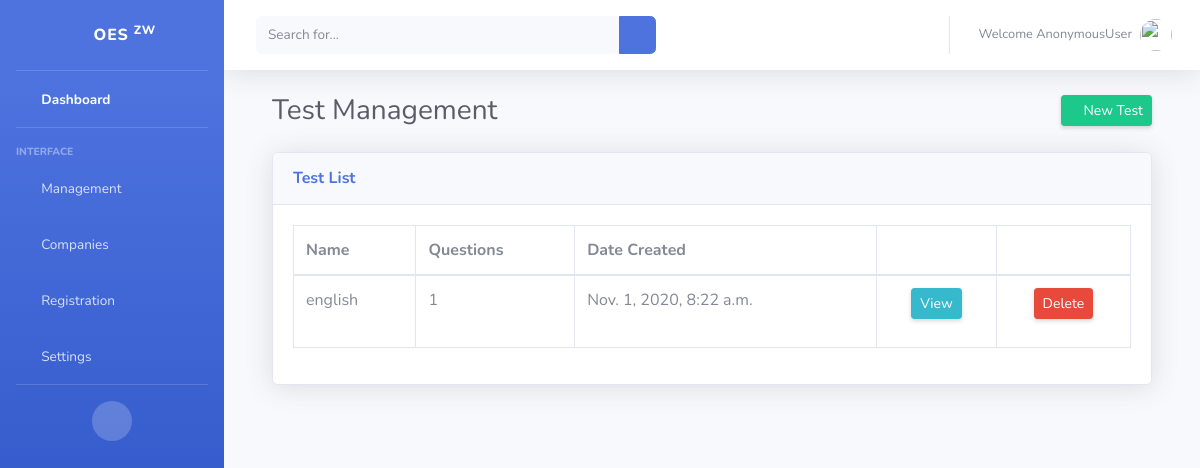
The app's page /exams/, older data.
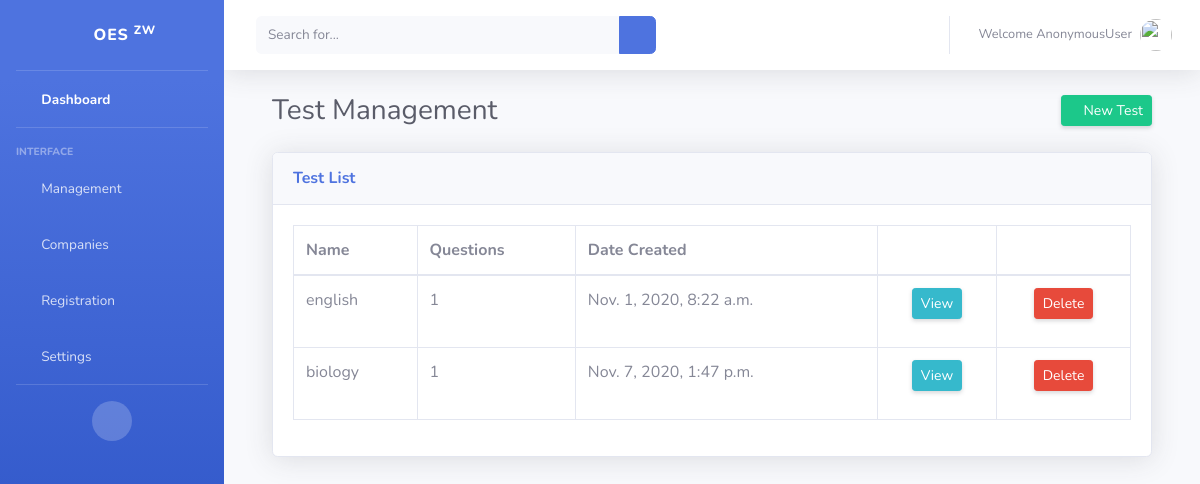
The same page, newer data.
### exams/models.py (models this page shows, shortened)
class Exam(models.Model):
    name = models.SlugField()
    time = models.IntegerField(default=0)
    date_created = models.DateTimeField(auto_now_add=True)
    questions_number = models.IntegerField(default=0)
    instructions = models.TextField()
    def __str__(self):
        return self.name

### exams/views.py (the view)
class ExamView(View):
    def get(self, request, *args, **kwargs):
        exams = models.Exam.objects.all()
        print(exams)
        return render(request, 'exams/exams.html',{'exams':exams})

### exams/templates/exams/exams.html (shortened to what this page needs)
{% extends 'oes/base.html' %}
{% block content %}
<div class="container">
<div class="exams">
 <div class="container-fluid">
 <div class="d-sm-flex align-items-center justify-content-between mb-4">
          <div class="d-sm-flex">
          <h1 class="h3 mb-0 mr-3 text-gray-800">Test Management </h1>
          </div>
          <a href="/exams/createExam"   class="d-none d-sm-inline-block btn btn-sm btn-success shadow-sm"><i class="fas fa-plus fa-sm text-white"></i> New Test</a>
          </div>
          <div class="card shadow mb-4">
            <div class="card-header py-3">
              <h6 class="m-0 font-weight-bold text-primary">Test List</h6>
            </div>
            <div class="card-body">
              <div class="table-responsive">
                <table class="table table-bordered" id="dataTable" width="100%" cellspacing="0">
                  <thead>
                    <tr>
                      <th>Name</th>
                      <th>Questions</th>
                      <th>Date Created</th>
                        <th></th>
                       <th></th>
                    </tr>
                  </thead>
                  <tbody>
                  {%for exam in exams %}
                        <tr>
                      <td>{{exam.name}}</td>
                      <td>{{exam.questions_number}}</td>
                      <td>{{exam.date_created}}</td>
                      <td class="text-center"><a class="btn btn-sm btn-info shadow-sm" href="/exams/{{exam.name}}">View</a>  </td>
                      <td class="text-center"><p><a  href="/exams/deleteExam/{{exam.name}}"  class="btn btn-sm btn-danger text-white shadow-sm">Delete</a>  </p></td>
                    </tr>
                    {%endfor%}
                  </tbody>
                </table>
              </div>
            </div>
          </div>
        </div>
</div>
</div>
{% endblock  %}

Row changes from the older to the newer data that the page shows:
added Exam: name "biology", questions_number "1", date_created "Nov. 7, 2020, 1:47 p.m."
